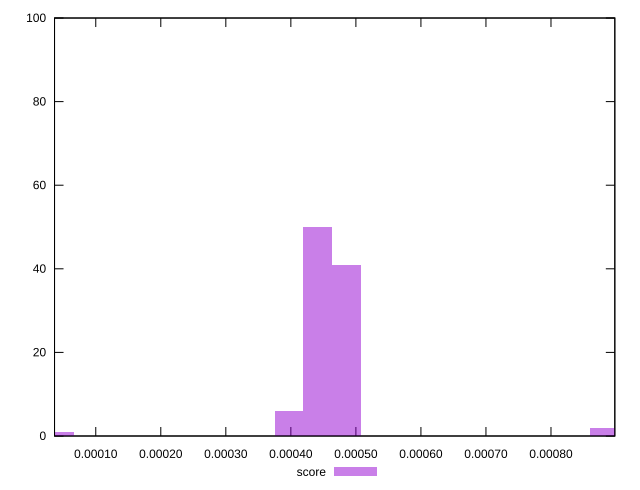

Source code (gnuplot):
reset

$score <<EOF
0.000441039833392789 50
0.00039693585005351007 6
0.00048514381673206783 41
0.000044103983339278895 1
0.000882079666785578 2
EOF

set key outside below
set boxwidth 0.000044103983339278895
set xrange [0.000036598970945544984:0.0008981697720857329]
set yrange [0:100]
set trange [0:100]
set style fill transparent solid 0.5 noborder
set terminal svg size 640, 490 enhanced background rgb 'white'
set output "report_00008_2021-01-22T20:58:29.167/largest-contentful-paint/samples/pages/score/histogram.svg"

plot $score title "score" with boxes

reset
